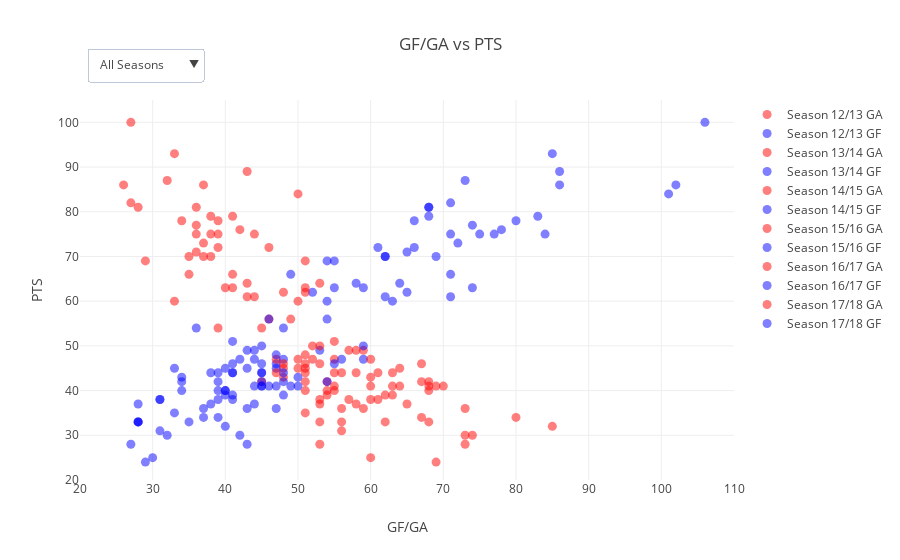

Notebook code for this chart:
### Code cell
seasons = ['13', '14', '15', '16', '17', '18']
data = []
for season in seasons:
    season_data = dict(
            x = df.loc[df['Season'] == int(season),'GA'],
            y = df.loc[df['Season'] == int(season), 'PTS'],
            name = str('Season ' + str(int(season) - 1) + '/' + season + ' GA'),
            mode = 'markers',
            marker = dict(
                    size = 9,
                    color = 'red',
                    opacity = 0.5),
            text = df.loc[df['Season'] == int(season), 'Team'] + '<br>' + 'Season ' +
                str(int(season) - 1) + '/' + season + '<br>' +
                'Rank: ' + df.loc[df['Season'] == int(season), 'Rank'].apply(str) + '<br>'
                'GA: ' + df.loc[df['Season'] == int(season), 'GA'].apply(str),
            type = 'scatter',
            hoverinfo = 'text'
        )
    season_data2 = dict(
            x = df.loc[df['Season'] == int(season),'GF'],
            y = df.loc[df['Season'] == int(season), 'PTS'],
            name = str('Season ' + str(int(season) - 1) + '/' + season + ' GF'),
            mode = 'markers',
            marker = dict(
                size = 9,
                color = 'blue',
                opacity = 0.5),
            text = df.loc[df['Season'] == int(season), 'Team'] + '<br>' + 'Season ' +
                str(int(season) - 1) + '/' + season + '<br>' +
                'Rank: ' + df.loc[df['Season'] == int(season), 'Rank'].apply(str) + '<br>'
                'GF: ' + df.loc[df['Season'] == int(season), 'GF'].apply(str),
            type = 'scatter',
            hoverinfo = 'text'
        )
    data.append(season_data)
    data.append(season_data2)
    
layout = go.Layout(
    title = 'GF/GA vs PTS',
    yaxis = dict(
        title = 'PTS',
        range = [20, 105]
    ),
    xaxis = dict(
        title = 'GF/GA',
        range = [20, 110]
    ),
    hovermode = 'closest',

)

updatemenus = list([
    dict(
         buttons = list([
            dict(label = 'All Seasons',
                 method = 'update',
                 args = [{'visible': [1]}]),
            dict(label = 'Season 12/13',
                 method = 'update',
                 args = [{'visible': [True, True, False, False, False, False, False, False, False, False, False, False]}]),
            dict(label = 'Season 13/14',
                 method = 'update',
                 args = [{'visible': [False, False, True, True, False, False, False, False, False, False, False, False]}]),
             dict(label = 'Season 14/15',
                 method = 'update',
                 args = [{'visible': [False, False, False, False, True, True, False, False, False, False, False, False]}]),
             dict(label = 'Season 15/16',
                 method = 'update',
                 args = [{'visible': [False, False, False, False, False, False, True, True, False, False, False, False]}]),
             dict(label = 'Season 16/17',
                 method = 'update',
                 args = [{'visible': [False, False, False, False, False, False, False, False, True, True, False, False]}]),
             dict(label = 'Season 17/18',
                 method = 'update',
                 args = [{'visible': [False, False, False, False, False, False, False, False, False, False, True, True]}]),
            
        ]),
        # direction where the drop-down expands when opened
        direction = 'down',
        # positional arguments
        x = 0.01,
        xanchor = 'left',
        y = 1.05,
        yanchor = 'bottom',
       
    )
])

# assign the list of dictionaries to the layout dictionary
layout['updatemenus'] = updatemenus

fig = go.Figure(data=data, layout=layout)
iplot(fig)

### Figure 1 — Plotly figure (JSON) as saved in the notebook; plotly's stock layout.template omitted (floating-point values rounded to 4 significant figures)
{"data": [{"hoverinfo": "text", "marker": {"color": "red", "opacity": 0.5, "size": 9}, "mode": "markers", "name": "Season 12/13 GA", "text": ["Arsenal<br>Season 12/13<br>Rank: 4<br>GA: 37", "Aston Villa<br>Season 12/13<br>Rank: 15<br>GA: 69", "Chelsea<br>Season 12/13<br>Rank: 3<br>GA: 39", "Everton<br>Season 12/13<br>Rank: 6<br>GA: 40", "Fulham<br>Season 12/13<br>Rank: 12<br>GA: 60", "Liverpool<br>Season 12/13<br>Rank: 7<br>GA: 43", "Manchester City<br>Season 12/13<br>Rank: 2<br>GA: 34", "Manchester Utd<br>Season 12/13<br>Rank: 1<br>GA: 43", "Newcastle Utd<br>Season 12/13<br>Rank: 16<br>GA: 68", "Norwich City<br>Season 12/13<br>Rank: 11<br>GA: 58", "QP Rangers<br>Season 12/13<br>Rank: 20<br>GA: 60", "Reading<br>Season 12/13<br>Rank: 19<br>GA: 73", "Southampton<br>Season 12/13<br>Rank: 14<br>GA: 60", "Stoke City<br>Season 12/13<br>Rank: 13<br>GA: 45", "Sunderland<br>Season 12/13<br>Rank: 17<br>GA: 54", "Swansea City<br>Season 12/13<br>Rank: 9<br>GA: 51", "Tottenham<br>Season 12/13<br>Rank: 5<br>GA: 46", "West Bromwich<br>Season 12/13<br>Rank: 8<br>GA: 57", "West Ham Utd<br>Season 12/13<br>Rank: 10<br>GA: 53", "Wigan<br>Season 12/13<br>Rank: 18<br>GA: 73"], "type": "scatter", "uid": "68443800-d4cf-11e8-a31a-acde48001122", "x": [37, 69, 39, 40, 60, 43, 34, 43, 68, 58, 60, 73, 60, 45, 54, 51, 46, 57, 53, 73], "y": [73, 41, 75, 63, 43, 61, 78, 89, 41, 44, 25, 28, 41, 42, 39, 46, 72, 49, 46, 36]}, {"hoverinfo": "text", "marker": {"color": "blue", "opacity": 0.5, "size": 9}, "mode": "markers", "name": "Season 12/13 GF", "text": ["Arsenal<br>Season 12/13<br>Rank: 4<br>GF: 72", "Aston Villa<br>Season 12/13<br>Rank: 15<br>GF: 47", "Chelsea<br>Season 12/13<br>Rank: 3<br>GF: 75", "Everton<br>Season 12/13<br>Rank: 6<br>GF: 55", "Fulham<br>Season 12/13<br>Rank: 12<br>GF: 50", "Liverpool<br>Season 12/13<br>Rank: 7<br>GF: 71", "Manchester City<br>Season 12/13<br>Rank: 2<br>GF: 66", "Manchester Utd<br>Season 12/13<br>Rank: 1<br>GF: 86", "Newcastle Utd<br>Season 12/13<br>Rank: 16<br>GF: 45", "Norwich City<br>Season 12/13<br>Rank: 11<br>GF: 41", "QP Rangers<br>Season 12/13<br>Rank: 20<br>GF: 30", "Reading<br>Season 12/13<br>Rank: 19<br>GF: 43", "Southampton<br>Season 12/13<br>Rank: 14<br>GF: 49", "Stoke City<br>Season 12/13<br>Rank: 13<br>GF: 34", "Sunderland<br>Season 12/13<br>Rank: 17<br>GF: 41", "Swansea City<br>Season 12/13<br>Rank: 9<br>GF: 47", "Tottenham<br>Season 12/13<br>Rank: 5<br>GF: 66", "West Bromwich<br>Season 12/13<br>Rank: 8<br>GF: 53", "West Ham Utd<br>Season 12/13<br>Rank: 10<br>GF: 45", "Wigan<br>Season 12/13<br>Rank: 18<br>GF: 47"], "type": "scatter", "uid": "68461080-d4cf-11e8-9b6b-acde48001122", "x": [72, 47, 75, 55, 50, 71, 66, 86, 45, 41, 30, 43, 49, 34, 41, 47, 66, 53, 45, 47], "y": [73, 41, 75, 63, 43, 61, 78, 89, 41, 44, 25, 28, 41, 42, 39, 46, 72, 49, 46, 36]}, {"hoverinfo": "text", "marker": {"color": "red", "opacity": 0.5, "size": 9}, "mode": "markers", "name": "Season 13/14 GA", "text": ["Arsenal<br>Season 13/14<br>Rank: 4<br>GA: 41", "Aston Villa<br>Season 13/14<br>Rank: 15<br>GA: 61", "Cardiff City<br>Season 13/14<br>Rank: 20<br>GA: 74", "Chelsea<br>Season 13/14<br>Rank: 3<br>GA: 27", "Crystal Palace<br>Season 13/14<br>Rank: 11<br>GA: 48", "Everton<br>Season 13/14<br>Rank: 5<br>GA: 39", "Fulham<br>Season 13/14<br>Rank: 19<br>GA: 85", "Hull City<br>Season 13/14<br>Rank: 16<br>GA: 53", "Liverpool<br>Season 13/14<br>Rank: 2<br>GA: 50", "Manchester City<br>Season 13/14<br>Rank: 1<br>GA: 37", "Manchester Utd<br>Season 13/14<br>Rank: 7<br>GA: 43", "Newcastle Utd<br>Season 13/14<br>Rank: 10<br>GA: 59", "Norwich City<br>Season 13/14<br>Rank: 18<br>GA: 62", "Southampton<br>Season 13/14<br>Rank: 8<br>GA: 46", "Stoke City<br>Season 13/14<br>Rank: 9<br>GA: 52", "Sunderland<br>Season 13/14<br>Rank: 14<br>GA: 60", "Swansea City<br>Season 13/14<br>Rank: 12<br>GA: 54", "Tottenham<br>Season 13/14<br>Rank: 6<br>GA: 51", "West Bromwich<br>Season 13/14<br>Rank: 17<br>GA: 59", "West Ham Utd<br>Season 13/14<br>Rank: 13<br>GA: 51"], "type": "scatter", "uid": "68461262-d4cf-11e8-8a52-acde48001122", "x": [41, 61, 74, 27, 48, 39, 85, 53, 50, 37, 43, 59, 62, 46, 52, 60, 54, 51, 59, 51], "y": [79, 38, 30, 82, 45, 72, 32, 37, 84, 86, 64, 49, 33, 56, 50, 38, 42, 69, 36, 40]}, {"hoverinfo": "text", "marker": {"color": "blue", "opacity": 0.5, "size": 9}, "mode": "markers", "name": "Season 13/14 GF", "text": ["Arsenal<br>Season 13/14<br>Rank: 4<br>GF: 68", "Aston Villa<br>Season 13/14<br>Rank: 15<br>GF: 39", "Cardiff City<br>Season 13/14<br>Rank: 20<br>GF: 32", "Chelsea<br>Season 13/14<br>Rank: 3<br>GF: 71", "Crystal Palace<br>Season 13/14<br>Rank: 11<br>GF: 33", "Everton<br>Season 13/14<br>Rank: 5<br>GF: 61", "Fulham<br>Season 13/14<br>Rank: 19<br>GF: 40", "Hull City<br>Season 13/14<br>Rank: 16<br>GF: 38", "Liverpool<br>Season 13/14<br>Rank: 2<br>GF: 101", "Manchester City<br>Season 13/14<br>Rank: 1<br>GF: 102", "Manchester Utd<br>Season 13/14<br>Rank: 7<br>GF: 64", "Newcastle Utd<br>Season 13/14<br>Rank: 10<br>GF: 43", "Norwich City<br>Season 13/14<br>Rank: 18<br>GF: 28", "Southampton<br>Season 13/14<br>Rank: 8<br>GF: 54", "Stoke City<br>Season 13/14<br>Rank: 9<br>GF: 45", "Sunderland<br>Season 13/14<br>Rank: 14<br>GF: 41", "Swansea City<br>Season 13/14<br>Rank: 12<br>GF: 54", "Tottenham<br>Season 13/14<br>Rank: 6<br>GF: 55", "West Bromwich<br>Season 13/14<br>Rank: 17<br>GF: 43", "West Ham Utd<br>Season 13/14<br>Rank: 13<br>GF: 40"], "type": "scatter", "uid": "6846138c-d4cf-11e8-b8c3-acde48001122", "x": [68, 39, 32, 71, 33, 61, 40, 38, 101, 102, 64, 43, 28, 54, 45, 41, 54, 55, 43, 40], "y": [79, 38, 30, 82, 45, 72, 32, 37, 84, 86, 64, 49, 33, 56, 50, 38, 42, 69, 36, 40]}, {"hoverinfo": "text", "marker": {"color": "red", "opacity": 0.5, "size": 9}, "mode": "markers", "name": "Season 14/15 GA", "text": ["Arsenal<br>Season 14/15<br>Rank: 3<br>GA: 36", "Aston Villa<br>Season 14/15<br>Rank: 17<br>GA: 57", "Burnley<br>Season 14/15<br>Rank: 19<br>GA: 53", "Chelsea<br>Season 14/15<br>Rank: 1<br>GA: 32", "Crystal Palace<br>Season 14/15<br>Rank: 10<br>GA: 51", "Everton<br>Season 14/15<br>Rank: 11<br>GA: 50", "Hull City<br>Season 14/15<br>Rank: 18<br>GA: 51", "Leicester City<br>Season 14/15<br>Rank: 14<br>GA: 55", "Liverpool<br>Season 14/15<br>Rank: 6<br>GA: 48", "Manchester City<br>Season 14/15<br>Rank: 2<br>GA: 38", "Manchester Utd<br>Season 14/15<br>Rank: 4<br>GA: 37", "Newcastle Utd<br>Season 14/15<br>Rank: 15<br>GA: 63", "QP Rangers<br>Season 14/15<br>Rank: 20<br>GA: 73", "Southampton<br>Season 14/15<br>Rank: 7<br>GA: 33", "Stoke City<br>Season 14/15<br>Rank: 9<br>GA: 45", "Sunderland<br>Season 14/15<br>Rank: 16<br>GA: 53", "Swansea City<br>Season 14/15<br>Rank: 8<br>GA: 49", "Tottenham<br>Season 14/15<br>Rank: 5<br>GA: 53", "West Bromwich<br>Season 14/15<br>Rank: 13<br>GA: 51", "West Ham Utd<br>Season 14/15<br>Rank: 12<br>GA: 47"], "type": "scatter", "uid": "68461486-d4cf-11e8-aeda-acde48001122", "x": [36, 57, 53, 32, 51, 50, 51, 55, 48, 38, 37, 63, 73, 33, 45, 53, 49, 53, 51, 47], "y": [75, 38, 33, 87, 48, 47, 35, 41, 62, 79, 70, 39, 30, 60, 54, 38, 56, 64, 44, 47]}, {"hoverinfo": "text", "marker": {"color": "blue", "opacity": 0.5, "size": 9}, "mode": "markers", "name": "Season 14/15 GF", "text": ["Arsenal<br>Season 14/15<br>Rank: 3<br>GF: 71", "Aston Villa<br>Season 14/15<br>Rank: 17<br>GF: 31", "Burnley<br>Season 14/15<br>Rank: 19<br>GF: 28", "Chelsea<br>Season 14/15<br>Rank: 1<br>GF: 73", "Crystal Palace<br>Season 14/15<br>Rank: 10<br>GF: 47", "Everton<br>Season 14/15<br>Rank: 11<br>GF: 48", "Hull City<br>Season 14/15<br>Rank: 18<br>GF: 33", "Leicester City<br>Season 14/15<br>Rank: 14<br>GF: 46", "Liverpool<br>Season 14/15<br>Rank: 6<br>GF: 52", "Manchester City<br>Season 14/15<br>Rank: 2<br>GF: 83", "Manchester Utd<br>Season 14/15<br>Rank: 4<br>GF: 62", "Newcastle Utd<br>Season 14/15<br>Rank: 15<br>GF: 40", "QP Rangers<br>Season 14/15<br>Rank: 20<br>GF: 42", "Southampton<br>Season 14/15<br>Rank: 7<br>GF: 54", "Stoke City<br>Season 14/15<br>Rank: 9<br>GF: 48", "Sunderland<br>Season 14/15<br>Rank: 16<br>GF: 31", "Swansea City<br>Season 14/15<br>Rank: 8<br>GF: 46", "Tottenham<br>Season 14/15<br>Rank: 5<br>GF: 58", "West Bromwich<br>Season 14/15<br>Rank: 13<br>GF: 38", "West Ham Utd<br>Season 14/15<br>Rank: 12<br>GF: 44"], "type": "scatter", "uid": "684615ba-d4cf-11e8-afae-acde48001122", "x": [71, 31, 28, 73, 47, 48, 33, 46, 52, 83, 62, 40, 42, 54, 48, 31, 46, 58, 38, 44], "y": [75, 38, 33, 87, 48, 47, 35, 41, 62, 79, 70, 39, 30, 60, 54, 38, 56, 64, 44, 47]}, {"hoverinfo": "text", "marker": {"color": "red", "opacity": 0.5, "size": 9}, "mode": "markers", "name": "Season 15/16 GA", "text": ["Arsenal<br>Season 15/16<br>Rank: 2<br>GA: 36", "Aston Villa<br>Season 15/16<br>Rank: 20<br>GA: 76", "Bournemouth<br>Season 15/16<br>Rank: 16<br>GA: 67", "Chelsea<br>Season 15/16<br>Rank: 10<br>GA: 53", "Crystal Palace<br>Season 15/16<br>Rank: 15<br>GA: 51", "Everton<br>Season 15/16<br>Rank: 11<br>GA: 55", "Leicester City<br>Season 15/16<br>Rank: 1<br>GA: 36", "Liverpool<br>Season 15/16<br>Rank: 8<br>GA: 50", "Manchester City<br>Season 15/16<br>Rank: 4<br>GA: 41", "Manchester Utd<br>Season 15/16<br>Rank: 5<br>GA: 35", "Newcastle Utd<br>Season 15/16<br>Rank: 18<br>GA: 65", "Norwich City<br>Season 15/16<br>Rank: 19<br>GA: 67", "Southampton<br>Season 15/16<br>Rank: 6<br>GA: 41", "Stoke City<br>Season 15/16<br>Rank: 9<br>GA: 55", "Sunderland<br>Season 15/16<br>Rank: 17<br>GA: 62", "Swansea City<br>Season 15/16<br>Rank: 12<br>GA: 52", "Tottenham<br>Season 15/16<br>Rank: 3<br>GA: 35", "Watford<br>Season 15/16<br>Rank: 13<br>GA: 50", "West Bromwich<br>Season 15/16<br>Rank: 14<br>GA: 48", "West Ham Utd<br>Season 15/16<br>Rank: 7<br>GA: 51"], "type": "scatter", "uid": "684616b6-d4cf-11e8-bf69-acde48001122", "x": [36, 76, 67, 53, 51, 55, 36, 50, 41, 35, 65, 67, 41, 55, 62, 52, 35, 50, 48, 51], "y": [71, 17, 42, 50, 42, 47, 81, 60, 66, 66, 37, 34, 63, 51, 39, 47, 70, 45, 43, 62]}, {"hoverinfo": "text", "marker": {"color": "blue", "opacity": 0.5, "size": 9}, "mode": "markers", "name": "Season 15/16 GF", "text": ["Arsenal<br>Season 15/16<br>Rank: 2<br>GF: 65", "Aston Villa<br>Season 15/16<br>Rank: 20<br>GF: 27", "Bournemouth<br>Season 15/16<br>Rank: 16<br>GF: 45", "Chelsea<br>Season 15/16<br>Rank: 10<br>GF: 59", "Crystal Palace<br>Season 15/16<br>Rank: 15<br>GF: 39", "Everton<br>Season 15/16<br>Rank: 11<br>GF: 59", "Leicester City<br>Season 15/16<br>Rank: 1<br>GF: 68", "Liverpool<br>Season 15/16<br>Rank: 8<br>GF: 63", "Manchester City<br>Season 15/16<br>Rank: 4<br>GF: 71", "Manchester Utd<br>Season 15/16<br>Rank: 5<br>GF: 49", "Newcastle Utd<br>Season 15/16<br>Rank: 18<br>GF: 44", "Norwich City<br>Season 15/16<br>Rank: 19<br>GF: 39", "Southampton<br>Season 15/16<br>Rank: 6<br>GF: 59", "Stoke City<br>Season 15/16<br>Rank: 9<br>GF: 41", "Sunderland<br>Season 15/16<br>Rank: 17<br>GF: 48", "Swansea City<br>Season 15/16<br>Rank: 12<br>GF: 42", "Tottenham<br>Season 15/16<br>Rank: 3<br>GF: 69", "Watford<br>Season 15/16<br>Rank: 13<br>GF: 40", "West Bromwich<br>Season 15/16<br>Rank: 14<br>GF: 34", "West Ham Utd<br>Season 15/16<br>Rank: 7<br>GF: 65"], "type": "scatter", "uid": "684617cc-d4cf-11e8-9d50-acde48001122", "x": [65, 27, 45, 59, 39, 59, 68, 63, 71, 49, 44, 39, 59, 41, 48, 42, 69, 40, 34, 65], "y": [71, 17, 42, 50, 42, 47, 81, 60, 66, 66, 37, 34, 63, 51, 39, 47, 70, 45, 43, 62]}, {"hoverinfo": "text", "marker": {"color": "red", "opacity": 0.5, "size": 9}, "mode": "markers", "name": "Season 16/17 GA", "text": ["Arsenal<br>Season 16/17<br>Rank: 5<br>GA: 44", "Bournemouth<br>Season 16/17<br>Rank: 9<br>GA: 67", "Burnley<br>Season 16/17<br>Rank: 16<br>GA: 55", "Chelsea<br>Season 16/17<br>Rank: 1<br>GA: 33", "Crystal Palace<br>Season 16/17<br>Rank: 14<br>GA: 63", "Everton<br>Season 16/17<br>Rank: 7<br>GA: 44", "Hull City<br>Season 16/17<br>Rank: 18<br>GA: 80", "Leicester City<br>Season 16/17<br>Rank: 12<br>GA: 63", "Liverpool<br>Season 16/17<br>Rank: 4<br>GA: 42", "Manchester City<br>Season 16/17<br>Rank: 3<br>GA: 39", "Manchester Utd<br>Season 16/17<br>Rank: 6<br>GA: 29", "Middlesbrough<br>Season 16/17<br>Rank: 19<br>GA: 53", "Southampton<br>Season 16/17<br>Rank: 8<br>GA: 48", "Stoke City<br>Season 16/17<br>Rank: 13<br>GA: 56", "Sunderland<br>Season 16/17<br>Rank: 20<br>GA: 69", "Swansea City<br>Season 16/17<br>Rank: 15<br>GA: 70", "Tottenham<br>Season 16/17<br>Rank: 2<br>GA: 26", "Watford<br>Season 16/17<br>Rank: 17<br>GA: 68", "West Bromwich<br>Season 16/17<br>Rank: 10<br>GA: 51", "West Ham Utd<br>Season 16/17<br>Rank: 11<br>GA: 64"], "type": "scatter", "uid": "684618d2-d4cf-11e8-b147-acde48001122", "x": [44, 67, 55, 33, 63, 44, 80, 63, 42, 39, 29, 53, 48, 56, 69, 70, 26, 68, 51, 64], "y": [75, 46, 40, 93, 41, 61, 34, 44, 76, 78, 69, 28, 46, 44, 24, 41, 86, 40, 45, 45]}, {"hoverinfo": "text", "marker": {"color": "blue", "opacity": 0.5, "size": 9}, "mode": "markers", "name": "Season 16/17 GF", "text": ["Arsenal<br>Season 16/17<br>Rank: 5<br>GF: 77", "Bournemouth<br>Season 16/17<br>Rank: 9<br>GF: 55", "Burnley<br>Season 16/17<br>Rank: 16<br>GF: 39", "Chelsea<br>Season 16/17<br>Rank: 1<br>GF: 85", "Crystal Palace<br>Season 16/17<br>Rank: 14<br>GF: 50", "Everton<br>Season 16/17<br>Rank: 7<br>GF: 62", "Hull City<br>Season 16/17<br>Rank: 18<br>GF: 37", "Leicester City<br>Season 16/17<br>Rank: 12<br>GF: 48", "Liverpool<br>Season 16/17<br>Rank: 4<br>GF: 78", "Manchester City<br>Season 16/17<br>Rank: 3<br>GF: 80", "Manchester Utd<br>Season 16/17<br>Rank: 6<br>GF: 54", "Middlesbrough<br>Season 16/17<br>Rank: 19<br>GF: 27", "Southampton<br>Season 16/17<br>Rank: 8<br>GF: 41", "Stoke City<br>Season 16/17<br>Rank: 13<br>GF: 41", "Sunderland<br>Season 16/17<br>Rank: 20<br>GF: 29", "Swansea City<br>Season 16/17<br>Rank: 15<br>GF: 45", "Tottenham<br>Season 16/17<br>Rank: 2<br>GF: 86", "Watford<br>Season 16/17<br>Rank: 17<br>GF: 40", "West Bromwich<br>Season 16/17<br>Rank: 10<br>GF: 43", "West Ham Utd<br>Season 16/17<br>Rank: 11<br>GF: 47"], "type": "scatter", "uid": "684619d8-d4cf-11e8-a552-acde48001122", "x": [77, 55, 39, 85, 50, 62, 37, 48, 78, 80, 54, 27, 41, 41, 29, 45, 86, 40, 43, 47], "y": [75, 46, 40, 93, 41, 61, 34, 44, 76, 78, 69, 28, 46, 44, 24, 41, 86, 40, 45, 45]}, {"hoverinfo": "text", "marker": {"color": "red", "opacity": 0.5, "size": 9}, "mode": "markers", "name": "Season 17/18 GA", "text": ["Arsenal<br>Season 17/18<br>Rank: 6<br>GA: 51", "Bournemouth<br>Season 17/18<br>Rank: 12<br>GA: 61", "Brighton & Hove<br>Season 17/18<br>Rank: 15<br>GA: 54", "Burnley<br>Season 17/18<br>Rank: 7<br>GA: 39", "Chelsea<br>Season 17/18<br>Rank: 5<br>GA: 38", "Crystal Palace<br>Season 17/18<br>Rank: 11<br>GA: 55", "Everton<br>Season 17/18<br>Rank: 8<br>GA: 58", "Huddersfield<br>Season 17/18<br>Rank: 16<br>GA: 58", "Leicester City<br>Season 17/18<br>Rank: 9<br>GA: 60", "Liverpool<br>Season 17/18<br>Rank: 4<br>GA: 38", "Manchester City<br>Season 17/18<br>Rank: 1<br>GA: 27", "Manchester Utd<br>Season 17/18<br>Rank: 2<br>GA: 28", "Newcastle Utd<br>Season 17/18<br>Rank: 10<br>GA: 47", "Southampton<br>Season 17/18<br>Rank: 17<br>GA: 56", "Stoke City<br>Season 17/18<br>Rank: 19<br>GA: 68", "Swansea City<br>Season 17/18<br>Rank: 18<br>GA: 56", "Tottenham<br>Season 17/18<br>Rank: 3<br>GA: 36", "Watford<br>Season 17/18<br>Rank: 14<br>GA: 64", "West Bromwich<br>Season 17/18<br>Rank: 20<br>GA: 56", "West Ham Utd<br>Season 17/18<br>Rank: 13<br>GA: 68"], "type": "scatter", "uid": "68461af8-d4cf-11e8-856b-acde48001122", "x": [51, 61, 54, 39, 38, 55, 58, 58, 60, 38, 27, 28, 47, 56, 68, 56, 36, 64, 56, 68], "y": [63, 44, 40, 54, 70, 44, 49, 37, 47, 75, 100, 81, 44, 36, 33, 33, 77, 41, 31, 42]}, {"hoverinfo": "text", "marker": {"color": "blue", "opacity": 0.5, "size": 9}, "mode": "markers", "name": "Season 17/18 GF", "text": ["Arsenal<br>Season 17/18<br>Rank: 6<br>GF: 74", "Bournemouth<br>Season 17/18<br>Rank: 12<br>GF: 45", "Brighton & Hove<br>Season 17/18<br>Rank: 15<br>GF: 34", "Burnley<br>Season 17/18<br>Rank: 7<br>GF: 36", "Chelsea<br>Season 17/18<br>Rank: 5<br>GF: 62", "Crystal Palace<br>Season 17/18<br>Rank: 11<br>GF: 45", "Everton<br>Season 17/18<br>Rank: 8<br>GF: 44", "Huddersfield<br>Season 17/18<br>Rank: 16<br>GF: 28", "Leicester City<br>Season 17/18<br>Rank: 9<br>GF: 56", "Liverpool<br>Season 17/18<br>Rank: 4<br>GF: 84", "Manchester City<br>Season 17/18<br>Rank: 1<br>GF: 106", "Manchester Utd<br>Season 17/18<br>Rank: 2<br>GF: 68", "Newcastle Utd<br>Season 17/18<br>Rank: 10<br>GF: 39", "Southampton<br>Season 17/18<br>Rank: 17<br>GF: 37", "Stoke City<br>Season 17/18<br>Rank: 19<br>GF: 35", "Swansea City<br>Season 17/18<br>Rank: 18<br>GF: 28", "Tottenham<br>Season 17/18<br>Rank: 3<br>GF: 74", "Watford<br>Season 17/18<br>Rank: 14<br>GF: 44", "West Bromwich<br>Season 17/18<br>Rank: 20<br>GF: 31", "West Ham Utd<br>Season 17/18<br>Rank: 13<br>GF: 48"], "type": "scatter", "uid": "68461c06-d4cf-11e8-8b54-acde48001122", "x": [74, 45, 34, 36, 62, 45, 44, 28, 56, 84, 106, 68, 39, 37, 35, 28, 74, 44, 31, 48], "y": [63, 44, 40, 54, 70, 44, 49, 37, 47, 75, 100, 81, 44, 36, 33, 33, 77, 41, 31, 42]}], "layout": {"hovermode": "closest", "title": "GF/GA vs PTS", "updatemenus": [{"buttons": [{"args": [{"visible": [1]}], "label": "All Seasons", "method": "update"}, {"args": [{"visible": [true, true, false, false, false, false, false, false, false, false, false, false]}], "label": "Season 12/13", "method": "update"}, {"args": [{"visible": [false, false, true, true, false, false, false, false, false, false, false, false]}], "label": "Season 13/14", "method": "update"}, {"args": [{"visible": [false, false, false, false, true, true, false, false, false, false, false, false]}], "label": "Season 14/15", "method": "update"}, {"args": [{"visible": [false, false, false, false, false, false, true, true, false, false, false, false]}], "label": "Season 15/16", "method": "update"}, {"args": [{"visible": [false, false, false, false, false, false, false, false, true, true, false, false]}], "label": "Season 16/17", "method": "update"}, {"args": [{"visible": [false, false, false, false, false, false, false, false, false, false, true, true]}], "label": "Season 17/18", "method": "update"}], "direction": "down", "x": 0.01, "xanchor": "left", "y": 1.05, "yanchor": "bottom"}], "xaxis": {"range": [20, 110], "title": "GF/GA"}, "yaxis": {"range": [20, 105], "title": "PTS"}}}
